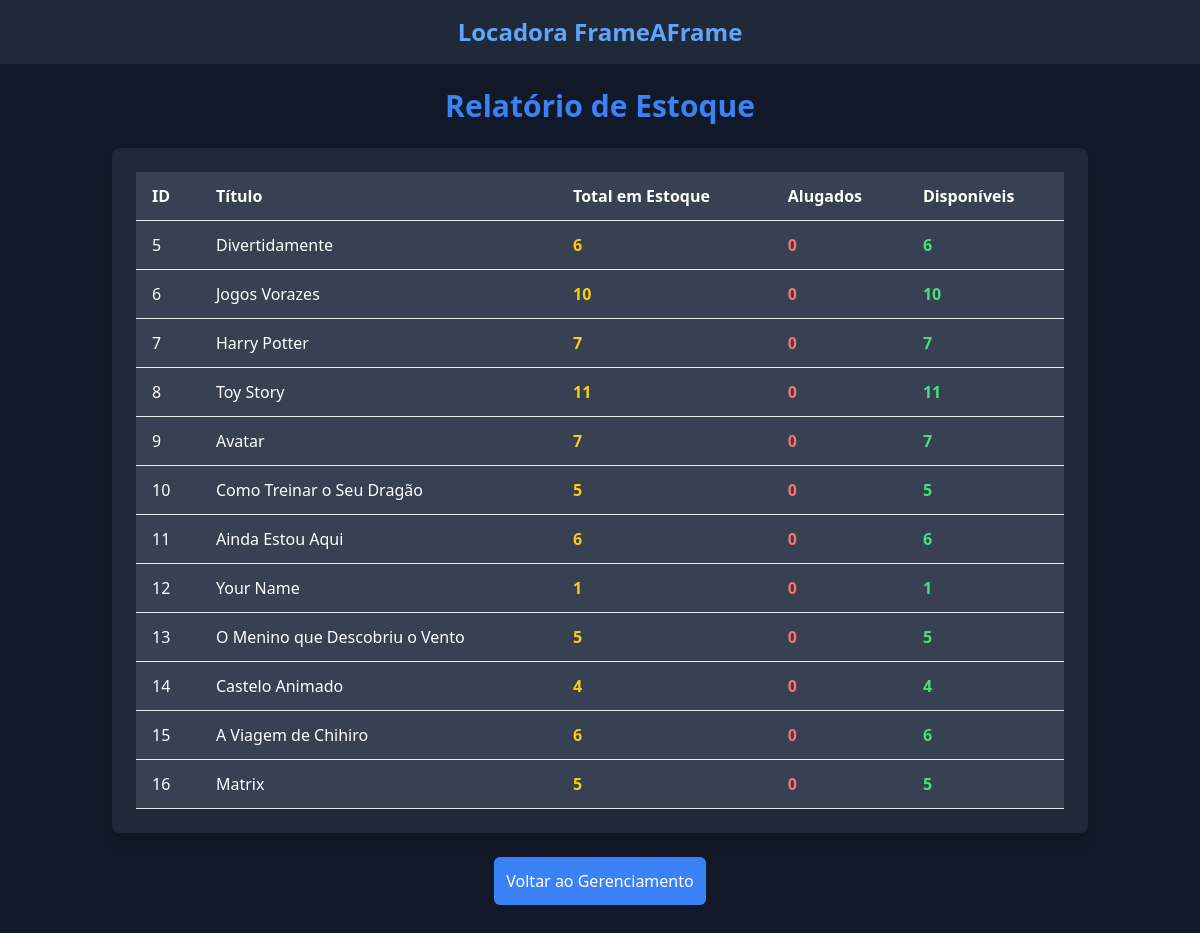
Screenshot of /relatorios/estoque (signed in) with the database file from the repository.
### app/models.py (models this page shows, shortened)
class Filme(db.Model):
    id = db.Column(db.Integer, primary_key=True)
    titulo = db.Column(db.String(100), unique=True, nullable=False)
    genero = db.Column(db.String(50), nullable=False)
    ano = db.Column(db.Integer, nullable=False)
    diretor = db.Column(db.String(100))
    quantidade_disponivel = db.Column(db.Integer, nullable=False)
    descricao = db.Column(db.Text, nullable=True)  # 🔹 Adicionamos descrição
    preco = db.Column(db.Float, nullable=False)  # 🔹 Adicionamos preço
    imagem_url = db.Column(db.String(255), nullable=True)  # 🔹 Link da imagem

### app/routes/relatorios_estoque.py (the view)
@relatorios_estoque_bp.route("/relatorios/estoque")
@login_required
def listar_estoque():
    if not current_user.is_admin:
        return "Você não tem permissão para acessar esta página.", 403
    filmes = Filme.query.all()
    estoque_info = []
    for filme in filmes:
        alugados = Locacao.query.filter_by(filme_id=filme.id, finalizada=False).count()
        estoque_info.append({
            "id": filme.id,
            "titulo": filme.titulo,
            "quantidade_total": filme.quantidade_disponivel + alugados,
            "quantidade_alugada": alugados,
            "quantidade_disponivel": filme.quantidade_disponivel
        })
    return render_template("relatorios_estoque.html", estoque=estoque_info)

### app/__init__.py (called while the page is built)
@login_manager.user_loader
def load_user(user_id):
    from app.models import Usuario
    return Usuario.query.get(int(user_id))

### app/templates/relatorios_estoque.html (shortened to what this page needs)
{% extends "base.html" %}
{% block content %}
<div class="flex flex-col items-center min-h-screen">
    <h1 class="text-3xl font-bold text-blue-500 mb-6">Relatório de Estoque</h1>
    <div class="w-full max-w-5xl bg-gray-800 p-6 rounded-lg shadow-lg">
        {% if estoque %}
        <table class="w-full text-white">
            <thead>
                <tr class="bg-gray-700">
                    <th class="py-3 px-4 border-b text-left">ID</th>
                    <th class="py-3 px-4 border-b text-left">Título</th>
                    <th class="py-3 px-4 border-b text-left">Total em Estoque</th>
                    <th class="py-3 px-4 border-b text-left">Alugados</th>
                    <th class="py-3 px-4 border-b text-left">Disponíveis</th>
                </tr>
            </thead>
            <tbody>
                {% for filme in estoque %}
                <tr class="bg-gray-700 hover:bg-gray-600">
                    <td class="py-3 px-4 border-b">{{ filme.id }}</td>
                    <td class="py-3 px-4 border-b">{{ filme.titulo }}</td>
                    <td class="py-3 px-4 border-b text-yellow-400 font-bold">{{ filme.quantidade_total }}</td>
                    <td class="py-3 px-4 border-b text-red-400 font-bold">{{ filme.quantidade_alugada }}</td>
                    <td class="py-3 px-4 border-b text-green-400 font-bold">{{ filme.quantidade_disponivel }}</td>
                </tr>
                {% endfor %}
            </tbody>
        </table>
        {% else %}
        <p class="text-gray-400 text-center">Nenhum filme registrado no estoque.</p>
        {% endif %}
    </div>
    <a href="{{ url_for('relatorios.hub') }}"
        class="mt-6 block bg-blue-500 text-white p-3 rounded-md hover:bg-blue-600">
        Voltar ao Gerenciamento
    </a>
</div>
{% endblock %}

### rows the page displays
Filme: id "5", titulo "Divertidamente", quantidade_total "6", quantidade_alugada "0", quantidade_disponivel "6"
Filme: id "6", titulo "Jogos Vorazes", quantidade_total "10", quantidade_alugada "0", quantidade_disponivel "10"
Filme: id "7", titulo "Harry Potter", quantidade_total "7", quantidade_alugada "0", quantidade_disponivel "7"
Filme: id "8", titulo "Toy Story", quantidade_total "11", quantidade_alugada "0", quantidade_disponivel "11"
Filme: id "9", titulo "Avatar", quantidade_total "7", quantidade_alugada "0", quantidade_disponivel "7"
Filme: id "10", titulo "Como Treinar o Seu Dragão", quantidade_total "5", quantidade_alugada "0", quantidade_disponivel "5"
Filme: id "11", titulo "Ainda Estou Aqui", quantidade_total "6", quantidade_alugada "0", quantidade_disponivel "6"
Filme: id "12", titulo "Your Name", quantidade_total "1", quantidade_alugada "0", quantidade_disponivel "1"
Filme: id "13", titulo "O Menino que Descobriu o Vento", quantidade_total "5", quantidade_alugada "0", quantidade_disponivel "5"
Filme: id "14", titulo "Castelo Animado", quantidade_total "4", quantidade_alugada "0", quantidade_disponivel "4"
Filme: id "15", titulo "A Viagem de Chihiro", quantidade_total "6", quantidade_alugada "0", quantidade_disponivel "6"
Filme: id "16", titulo "Matrix", quantidade_total "5", quantidade_alugada "0", quantidade_disponivel "5"
